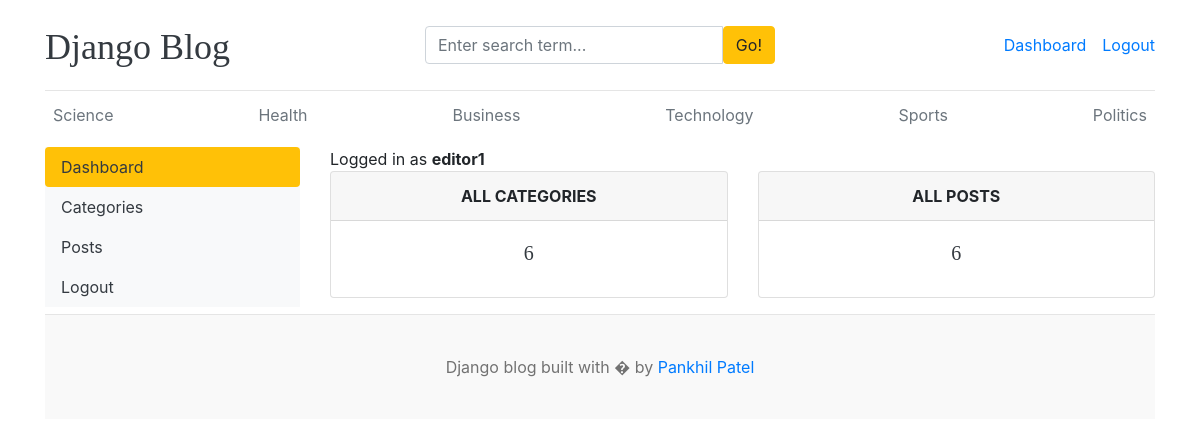
Page /dashboard/ (signed in) on the committed database.
### blogs/models.py (models this page shows, shortened)
class Category(models.Model):
    category_name = models.CharField(max_length=50,unique=True)
    created_at = models.DateTimeField(auto_now_add=True)
    updated_at = models.DateTimeField(auto_now=True)
    class Meta:
        verbose_name_plural = 'categories'

### dashboards/views.py (the view)
# urls.py: path('dashboard/',include('dashboards.urls')),
@login_required(login_url='login')
def dashboard(req):
    category_count = Category.objects.all().count()
    blog_count = Blog.objects.all().count()
    context = {
        'category_count': category_count,
        'blog_count' : blog_count,
    }
    return render(req,'dashboard/dashboard.html',context)

### blogs/context_processors.py (called while the page is built)
def get_categories(req):
    categories = Category.objects.all()
    return dict(categories=categories)

def get_social_links(req):
    social_link = SocialLink.objects.all()
    return dict(social_link=social_link)

### templates/dashboard/dashboard.html
{% extends 'base.html' %}
{% block content %}
<div class="row">
    {% include 'dashboard/sidebar.html' %}
    <div class="col-md-9">
        <span>Logged in as <b>{{user}}</b></span>
        <div class="row">
            <div class="col">
                <div class="card border-default mb-3">
                    <div class="card-header text-center text-uppercase font-weight-bold">
                        All Categories
                    </div>
                    <div class="card-body text-dark">
                        <h5 class="card-title text-center">{{ category_count }}</h5>
                    </div>
                </div>
            </div>
            <div class="col">
                <div class="card border-default mb-3">
                    <div class="card-header text-center text-uppercase font-weight-bold">
                        All Posts
                    </div>
                    <div class="card-body text-dark">
                        <h5 class="card-title text-center">{{ blog_count }}</h5>
                    </div>
                </div>
            </div>
        </div>
    </div>
</div>
{% endblock %}

### templates/base.html (shortened to what this page needs)
{% load static %}
<!DOCTYPE html>
<html lang="en">
<head>
    <link href="https://getbootstrap.com/docs/4.0/dist/css/bootstrap.min.css" rel="stylesheet">
    <link href="{% static 'css/blog.css' %}" rel="stylesheet">
    <link rel="stylesheet" href="https://cdnjs.cloudflare.com/ajax/libs/font-awesome/5.15.2/css/all.min.css" />
</head>
<body>
    <div class="container">
        <header class="blog-header py-3">
            <div class="row flex-nowrap justify-content-between align-items-center">
                <div class="col-4 pt-1">
                    <a class="blog-header-logo text-dark" href="/">Django Blog</a>
                </div>
                <div class="col-4">
                    <form action="{% url 'search' %}" method="get">
                        <div class="input-group">
                            <input class="form-control" value="{{ keyword }}" type="text"
                                placeholder="Enter search term..." aria-label="Enter search term..." name="keyword"
                                aria-describedby="button-search" />
                            <button class="btn btn-warning" id="button-search" type="submit">Go!</button>
                        </div>
                    </form>
                </div>
                <div class="col-4 d-flex justify-content-end align-items-center">
                    {% if not user.is_authenticated %}
                    <a class="btn btn-sm btn-warning" href="{% url 'login' %}">Login</a> &nbsp;
                    <a class="btn btn-sm btn-outline-secondary" href="{% url 'register' %}">Register</a>
                    {% else %}
                    <span><a href="{% url 'dashboard' %}">Dashboard</a></span>
                    <span><a href="{% url 'logout' %}">Logout</a></span>
                    {% endif %}
                </div>
            </div>
        </header>
        <div class="nav-scroller py-1 mb-2">
            <nav class="nav d-flex justify-content-between">
                {% for cat in categories %}
                <a class="p-2 text-muted" href="{% url 'posts_by_category' cat.id %}">{{cat.category_name}}</a>
                {% endfor %}
            </nav>
        </div>
        {% block content %}
        {% endblock %}
        <footer class="blog-footer">
            <p>Django blog built with � by <a href="#">Pankhil Patel</a></p>
        </footer>
    </div>
</body>
</html>

### blog_main/static/css/blog.css (style rules this page uses)
.blog-header { border-bottom: 1px solid #e5e5e5; }
.blog-header-logo { font-family: "Playfair Display", Georgia, "Times New Roman", serif ; font-size: 2.25rem; }
h1, h2, h3, h4, h5, h6 { font-family: "Playfair Display", Georgia, "Times New Roman", serif ; }
.blog-footer { padding: 2.5rem 0; color: #727272; text-align: center; background-color: #f9f9f9; border-top: .05rem solid #e5e5e5; }
.blog-footer p:last-child { margin-bottom: 0; }

### rows in the picture
Category: category_name "Science"
Category: category_name "Health"
Category: category_name "Business"
Category: category_name "Technology"
Category: category_name "Sports"
Category: category_name "Politics"

### other values in the picture
{{ user }} "editor1"
{{ category_count }} "6"
{{ blog_count }} "6"
